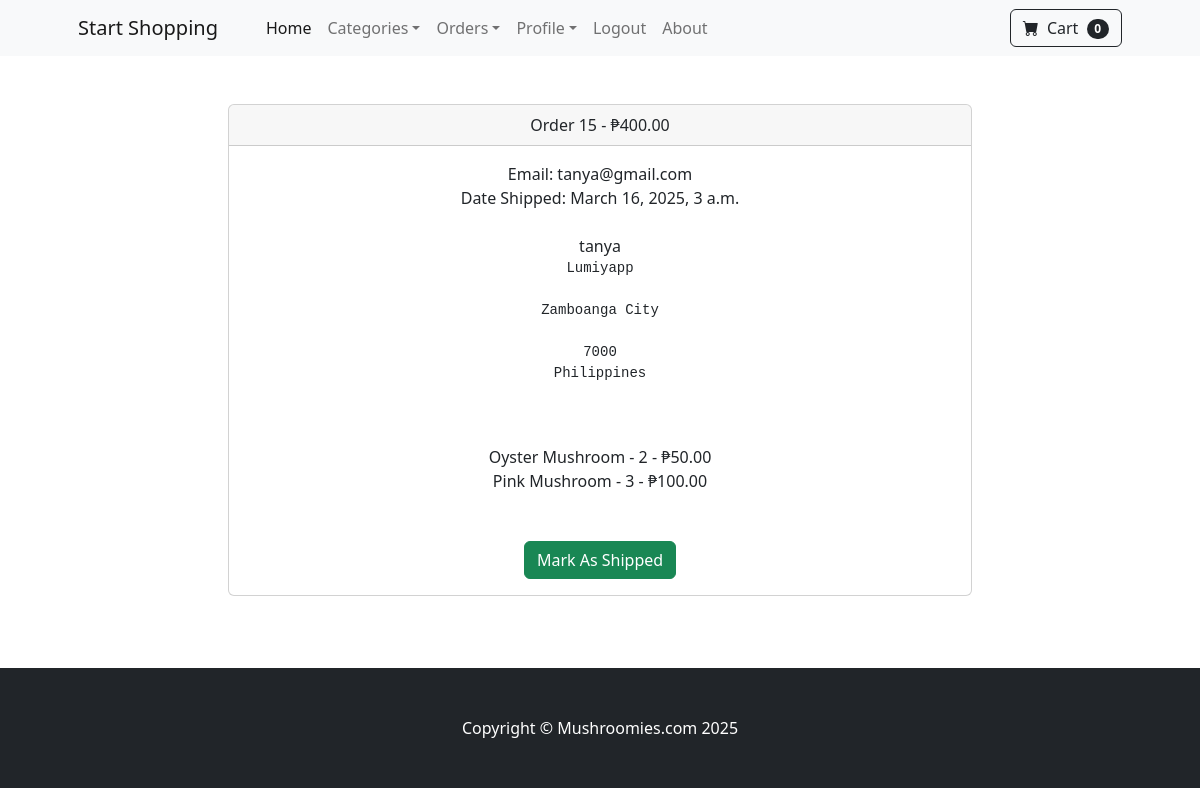
Page /payment/orders/15 (signed in) on the committed database.
### payment/models.py (models this page shows, shortened)
class Order(models.Model):
    user = models.ForeignKey(User, on_delete=models.CASCADE, null=True, blank=True)
    full_name = models.CharField(max_length=250)
    email = models.EmailField(max_length=250)
    shipping_address = models.TextField(max_length=15000)
    amount_paid = models.DecimalField(max_digits=10, decimal_places=2)
    date_ordered = models.DateTimeField(auto_now_add=True)
    shipped = models.BooleanField(default=False)
    date_shipped = models.DateTimeField(blank=True, null=True)

class OrderItem(models.Model):
    order = models.ForeignKey(Order, on_delete=models.CASCADE, null=True)
    product = models.ForeignKey(Product, on_delete=models.CASCADE, null=True)
    user = models.ForeignKey(User, on_delete=models.CASCADE, null=True, blank=True)
    quantity = models.PositiveBigIntegerField(default=1)
    price = models.DecimalField(max_digits=10, decimal_places=2)

### store/models.py (models this page shows)
class Product(models.Model):
    name = models.CharField(max_length=100)
    price = models.DecimalField(default=0, decimal_places=2, max_digits=10)
    category = models.ForeignKey(Category, on_delete=models.CASCADE, default=1)
    description = models.CharField(max_length=250, default='', blank=True, null=True)
    image = models.ImageField(upload_to='uploads/product/')
    is_sale = models.BooleanField(default=False)
    sale_price = models.DecimalField(default=0, decimal_places=2, max_digits=10)
    def __str__(self):
        return self.name

### payment/views.py (the view, shortened to what this page needs)
# urls.py: path('orders/<int:pk>', views.orders, name='orders'),
def orders(request, pk):
    if request.user.is_authenticated and request.user.is_superuser:
        order = Order.objects.get(id=pk)
        items = OrderItem.objects.filter(order=pk)
        return render(request, "payment/orders.html", {'order':order, 'items':items})
    else:
        messages.success(request, "Access Denied")
        return redirect('home')

### cart/cart.py (called while the page is built)
    def __len__(self):
        return len(self.cart)

### cart/context_processors.py (called while the page is built)
def cart(request):
    return {'cart': Cart(request)}

### payment/templates/payment/orders.html (shortened to what this page needs)
{%extends 'base.html' %}
{%block content%}
        <div class='container'>
            <div class='row'>
                <center>
                    <div class="col-8">
                        <br/><br/>
                        <div class="card">
                            <div class="card-header">
                              Order {{ order.id }} - ₱{{ order.amount_paid }}
                            </div>
                            <div class="card-body">
                                Email: {{ order.email }}<br/>
                                {% if order.date_shipped %}
                                    Date Shipped: {{ order.date_shipped }}
                                {% else %}
                                    Date Ordered: {{ order.date_ordered }}
                                {% endif %}
                                <br/><br/>
                                {{ order.full_name }}<br/>
                                <pre>{{ order.shipping_address }}
                                </pre>
                                <br/>
                                {% for item in items %}
                                    {{ item.product }} - {{ item.quantity }} - ₱{{ item.price }}<br/>
                                {% endfor %}
                                <br/><br/>
                                {% if not order.shipped %}
                                    <form method="POST">
                                        <button type="submit" class="btn btn-success">Mark As Shipped</button>
                                    </form>
                                {% else %}
                                    <form method="POST">
                                        {% csrf_token %}
                                        <input type="hidden" name="shipping_status" value="false">
                                        <button type="submit" class="btn btn-danger">Mark As Not Shipped</button>
                                    </form>
                                {% endif %}
                            </div>
                        </div>
                        <br/><br/><br/>
                    </div>
                </center>
            </div>
        </div>
{%endblock%}

### rows in the picture
Order: id "15", amount_paid "400.00", email "tanya@gmail.com", date_shipped "March 16, 2025, 3 a.m.", full_name "tanya", shipping_address "Lumiyapp Zamboanga City 7000 Philippines"
OrderItem: product "Oyster Mushroom", quantity "2", price "50.00"
OrderItem: product "Pink Mushroom", quantity "3", price "100.00"

### other values in the picture
{{ cart|length }} "0"
